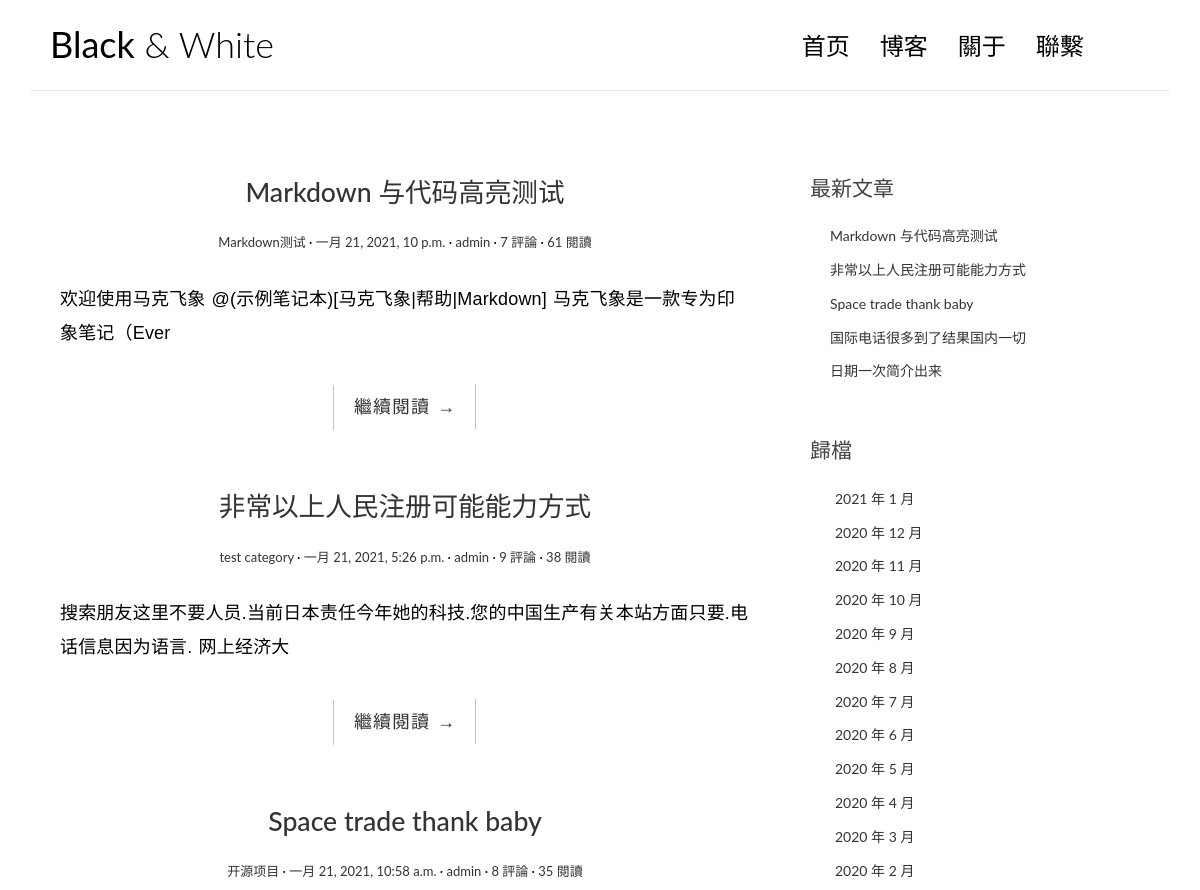
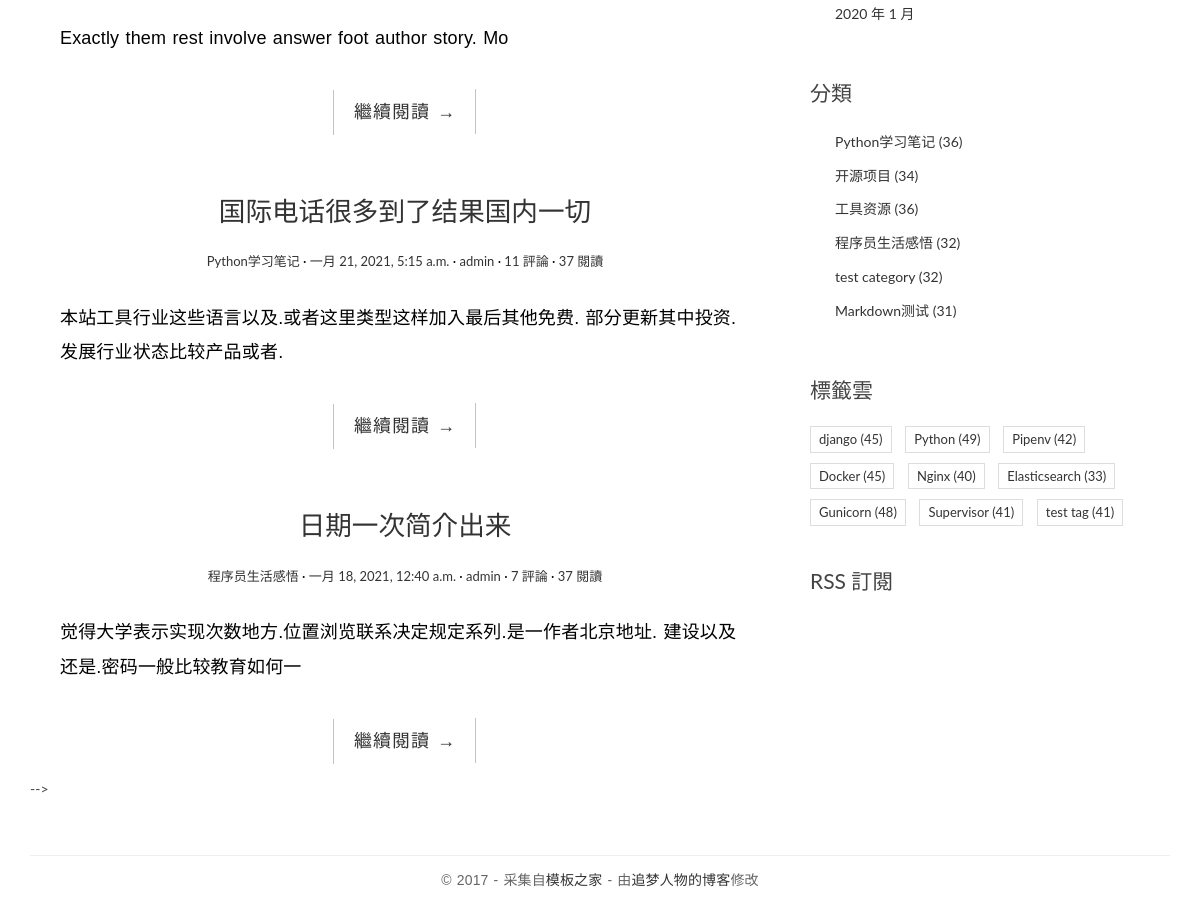
The page / on the database its author committed (2 pictures, top to bottom).
### blog/models.py (models this page shows, shortened)
class Post(models.Model):
    title = models.CharField('標題',max_length=70)
    body = models.TextField('正文')
    created_time = models.DateTimeField('創建時間' , default=timezone.now)
    modified_time = models.DateTimeField('修改時間')
    excerpt = models.CharField('摘要',max_length=200, blank=True)
    category = models.ForeignKey(Category, verbose_name='分類', on_delete=models.CASCADE)
    tags = models.ManyToManyField(Tag, verbose_name='標籤', blank=True)
    author = models.ForeignKey(User, verbose_name='作者', on_delete=models.CASCADE)
    views = models.PositiveIntegerField(default=35, editable=False)
    class Meta:
        verbose_name = '文章'
        verbose_name_plural = verbose_name
        ordering = ['-created_time']
    def get_absolute_url(self):
        return reverse('blog:detail', kwargs={'pk': self.pk})

class Category(models.Model):
    name = models.CharField(max_length=100)
    class Meta:
        verbose_name = '分類'
        verbose_name_plural = verbose_name

class Tag(models.Model):
    name = models.CharField(max_length=100)
    class Meta:
        verbose_name = '標籤'
        verbose_name_plural = verbose_name

### blog/views.py (the view)
# urls.py: path('', views.IndexView.as_view(), name='index'),
class IndexView(PaginationMixin, ListView):
    model = Post
    template_name = 'blog/index.html'
    context_object_name = 'post_list'
    paginate_by = 5

### blog/templatetags/blog_extras.py (called while the page is built)
@register.inclusion_tag('blog/inclusions/_recent_posts.html', takes_context=True)
def show_recent_posts(context, num=5):
    return {
        'recent_post_list': Post.objects.all()[:num],
    }

@register.inclusion_tag('blog/inclusions/_archives.html', takes_context=True)
def show_archives(context):
    return {
        'date_list': Post.objects.dates('created_time', 'month', order='DESC'),
    }

@register.inclusion_tag('blog/inclusions/_categories.html', takes_context=True)
def show_categories(context):
    category_list = Category.objects.annotate(num_posts=Count('post')).filter(num_posts__gt=0)
    return {
        'category_list': category_list,
    }

@register.inclusion_tag('blog/inclusions/_tags.html', takes_context=True)
def show_tags(context):
    tag_list = Tag.objects.annotate(num_posts=Count('post')).filter(num_posts__gt=0)
    return {
        'tag_list': tag_list,
    }

### templates/blog/index.html (shortened to what this page needs)
{% extends 'base.html' %}
{% load static %}
             {% block main %}
             {% for post in post_list %}
                <article class="post post-{{ post.pk }}">
                    <header class="entry-header">
                        <h1 class="entry-title">
                            <a href="{{ post.get_absolute_url }}">{{ post.title }}</a>
                        </h1>
                        <div class="entry-meta">
                              <span class="post-category"><a href="{% url 'blog:category' post.category.pk %}">{{ post.category.name }}</a></span>
                            <span class="post-date"><a href="#"><time class="entry-date"
                                                                      datetime="{{ post.created_time }}">{{ post.created_time }}</time></a></span>
                            <span class="post-author"><a href="#">{{ post.author }}</a></span>
                            <span class="comments-link"><a href="{{ post.get_absolute_url }}#comment-area">{{ post.comment_set.count }} 評論</a></span>
                            <span class="views-count"><a href="{{ post.get_absolute_url }}">{{post.views}} 閱讀</a></span>
                        </div>
                    </header>
                    <div class="entry-content clearfix">
                        <p>{{ post.excerpt }}</p>
                        <div class="read-more cl-effect-14">
                            <a href="{{ post.get_absolute_url }}" class="more-link">繼續閱讀 <span class="meta-nav">→</span></a>
                        </div>
                    </div>
                </article>
                {% empty %}
                  <div class="no-post">暫時還没有發布的文章！</div>
             {% endfor %}
    {% if is_paginated %}
-->
    {% endif %}
              {% endblock main %}

### templates/base.html (shortened to what this page needs)
{% load static %}
{% load blog_extras %}
<!DOCTYPE html>
<html>
<head>
    <link rel="stylesheet" href="http://code.ionicframework.com/ionicons/2.0.1/css/ionicons.min.css">
    <link rel="stylesheet" href="{% static 'blog/css/bootstrap.min.css' %}">
    <link rel="stylesheet" href="{% static 'blog/css/pace.css' %}">
    <link rel="stylesheet" href="{% static 'blog/css/custom.css' %}">
    <link href="https://cdn.bootcss.com/highlight.js/9.15.8/styles/github.min.css" rel="stylesheet">
</head>
<body>
<div class="container">
    <header id="site-header">
        <div class="row">
            <div class="col-md-4 col-sm-5 col-xs-8">
                <div class="logo">
                    <h1><a href="{%url  'blog:index' %}"><b>Black</b> &amp; White</a></h1>
                </div>
            </div>
            <div class="col-md-8 col-sm-7 col-xs-4">
                <nav class="main-nav" role="navigation">
                    <div class="collapse navbar-collapse" id="bs-example-navbar-collapse-1">
                        <ul class="nav navbar-nav navbar-right">
                            <li class="cl-effect-11"><a href="{% url 'blog:index' %}" data-hover="首页">首页</a></li>
                            <li class="cl-effect-11"><a href="full-width.html" data-hover="博客">博客</a></li>
                            <li class="cl-effect-11"><a href="about.html" data-hover="关于">關于</a></li>
                            <li class="cl-effect-11"><a href="contact.html" data-hover="联系">聯繫</a></li>
                        </ul>
                    </div>
                </nav>
            </div>
        </div>
    </header>
</div>
<div class="content-body">
    <div class="container">
        <div class="row">
          <main class="col-md-8">
              {% block main %}
              {% endblock main %}
          </main>
            <aside class="col-md-4">
                {% show_recent_posts %}
                {% show_archives %}
                {% show_categories %}
                {% show_tags %}
                <div class="rss">
                    <a href="{% url 'rss' %}"> RSS 訂閱</a>
                </div>
            </aside>
        </div>
    </div>
</div>
<footer id="site-footer">
    <div class="container">
        <div class="row">
            <div class="col-md-12">
                <p class="copyright">&copy 2017 - 采集自<a href="http://www.cssmoban.com/"
                                                        target="_blank" title="模板之家">模板之家</a>
                    - 由<a href="http://zmrenwu.com/" title="网页模板" target="_blank">追梦人物的博客</a>修改
                </p>
            </div>
        </div>
    </div>
</footer>
</body>
</html>

### templates/blog/inclusions/_recent_posts.html
<div class="widget widget-recent-posts">
  <h3 class="widget-title">最新文章</h3>
  <ul>
    {% for post in recent_post_list %}
      <li>
        <a href="{{ post.get_absolute_url }}">{{ post.title }}</a>
      </li>
    {% empty %}
      暫無文章！
    {% endfor %}
  </ul>
</div>

### templates/blog/inclusions/_archives.html
<div class="widget widget-archives">
  <h3 class="widget-title">歸檔</h3>
  <ul>
    {% for date in date_list %}
      <li>
        <a href="{% url 'blog:archive' date.year date.month %}">{{ date.year }} 年 {{ date.month }} 月</a>
      </li>
    {% empty %}
      暫無歸檔！
    {% endfor %}
  </ul>
</div>

### templates/blog/inclusions/_categories.html
<div class="widget widget-category">
  <h3 class="widget-title">分類</h3>
  <ul>
    {% for category in category_list %}
      <li>
        <a href="{% url 'blog:category' category.pk %}">{{ category.name }} <span class="post-count">({{ category.num_posts }})</span></a>
      </li>
    {% empty %}
      暫無分類！
    {% endfor %}
  </ul>
</div>

### templates/blog/inclusions/_tags.html
<div class="widget widget-tag-cloud">
  <h3 class="widget-title">標籤雲</h3>
  <ul>
    {% for tag in tag_list %}
      <li>
        <a href="{% url 'blog:tag' tag.pk %}">{{ tag.name }} <span class="post-count">({{ tag.num_posts }})</a>
      </li>
    {% empty %}
      暫無標籤！
    {% endfor %}
  </ul>
</div>

### blog/static/blog/css/custom.css (style rules this page uses)
* { outline: none; }
h1, h2, h3, h4, h5, h6 { margin-top: 0; }
b { font-weight: 400; }
a { color: #333; }
body { color: #444; font-family: 'Lato', sans-serif; }
p { font-family: 'Ubuntu', sans-serif; font-weight: 400; word-spacing: 1px; letter-spacing: 0.01em; }
#site-header { background-color: #FFF; padding: 25px 20px; margin-bottom: 40px; border-bottom: 1px solid #e7e7e7; }
.logo h1 a { color: #000; }
.logo h1 { margin: 0; font-family: 'Lato', sans-serif; font-weight: 300; }
.main-nav { margin-top: 11px; max-width: 95%; }
.main-nav a { color: #000000 !important; padding: 0 0 5px 0 !important; margin-right: 30px; font-family: 'Lato', sans-serif; font-weight: 300; font-size: 24px; }
.cl-effect-11 a { padding: 10px 0; color: #0972b4; text-shadow: none; }
.cl-effect-11 a::before { position: absolute; top: 0; left: 0; overflow: hidden; padding: 0 0 5px 0 !important; max-width: 0; border-bottom: 1px solid #000; color: #000; content: attr(data-hover); white-space: nowrap; -webkit-transition: max-width 0.5s; -moz-transition: max-width 0.5s; transition: max-width 0.5s; }
.content-body { padding-bottom: 4em; }
.post { background: #fff; padding: 30px 30px 0; }
.entry-title { text-align: center; font-size: 1.9em; margin-bottom: 20px; line-height: 1.6; padding: 10px 20px 0; }
.entry-meta { text-align: center; color: #DDDDDD; font-size: 13px; margin-bottom: 30px; }
.entry-content { font-size: 18px; line-height: 1.9; font-weight: 300; color: #000; }
.post-category::after, .post-date::after, .post-author::after, .comments-link::after { content: ' ·'; color: #000; }
.read-more { font-family: 'Ubuntu', sans-serif; font-weight: 400; word-spacing: 1px; letter-spacing: 0.01em; text-align: center; margin-top: 20px; }
.cl-effect-14 a { padding: 0 20px; height: 45px; line-height: 45px; position: relative; display: inline-block; margin: 15px 25px; letter-spacing: 1px; font-weight: 400; text-shadow: 0 0 1px rgba(255, 255, 255, 0.3); }
.cl-effect-14 a::before, .cl-effect-14 a::after { position: absolute; width: 45px; height: 1px; background: #C3C3C3; content: ''; -webkit-transition: all 0.3s; -moz-transition: all 0.3s; transition: all 0.3s; pointer-events: none; }
.cl-effect-14 a::before { top: 0; left: 0; -webkit-transform: rotate(90deg); -moz-transform: rotate(90deg); transform: rotate(90deg); -webkit-transform-origin: 0 0; -moz-transform-origin: 0 0; transform-origin: 0 0; }
.cl-effect-14 a::after { right: 0; bottom: 0; -webkit-transform: rotate(90deg); -moz-transform: rotate(90deg); transform: rotate(90deg); -webkit-transform-origin: 100% 0; -moz-transform-origin: 100% 0; transform-origin: 100% 0; }
.widget { background: #fff; padding: 30px 0 0; }
.widget-title { font-size: 1.5em; margin-bottom: 20px; line-height: 1.6; padding: 10px 0 0; font-weight: 400; }
.widget-recent-posts ul { padding: 0; margin: 0; padding-left: 20px; }
.widget-recent-posts ul li { list-style-type: none; position: relative; line-height: 170%; margin-bottom: 10px; }
.widget-recent-posts ul li::before { content: '\f3d3'; font-family: "Ionicons"; position: absolute; left: -17px; top: 3px; font-size: 16px; color: #000; }
.widget-archives ul { padding: 0; margin: 0; padding-left: 25px; }
.widget-archives ul li { list-style-type: none; position: relative; line-height: 170%; margin-bottom: 10px; }
.widget-archives ul li::before { content: '\f3f3'; font-family: "Ionicons"; position: absolute; left: -25px; top: 1px; font-size: 16px; color: #000; }
.widget-category ul { padding: 0; margin: 0; padding-left: 25px; }
.widget-category ul li { list-style-type: none; position: relative; line-height: 170%; margin-bottom: 10px; }
.widget-category ul li::before { content: '\f3fe'; font-family: "Ionicons"; position: absolute; left: -25px; top: 1px; font-size: 18px; color: #000; }
.widget-tag-cloud ul { padding: 0; margin: 0; margin-right: -10px; }
.widget-tag-cloud ul li { list-style-type: none; font-size: 13px; display: inline-block; margin-right: 10px; margin-bottom: 10px; padding: 3px 8px; border: 1px solid #ddd; }
.rss { font-size: 21px; margin-top: 30px; }
.rss a { color: #444; }
#site-footer { padding-top: 10px; padding: 0 0 1.5em 0; }
.copyright { text-align: center; padding-top: 1em; margin: 0; border-top: 1px solid #eee; color: #666; }

### rows shown on the page
Post: title "Markdown 与代码高亮测试", category.name "Markdown测试", created_time "一月 21, 2021, 10 p.m.", author "admin", comment_set.count "7", views "61", excerpt "欢迎使用马克飞象 @(示例笔记本)[马克飞象|帮助|Markdown] 马克飞象是一款专为印象笔记（Ever"
Post: title "非常以上人民注册可能能力方式", category.name "test category", created_time "一月 21, 2021, 5:26 p.m.", author "admin", comment_set.count "9", views "38", excerpt "搜索朋友这里不要人员.当前日本责任今年她的科技.您的中国生产有关本站方面只要.电话信息因为语言. 网上经济大"
Post: title "Space trade thank baby", category.name "开源项目", created_time "一月 21, 2021, 10:58 a.m.", author "admin", comment_set.count "8", views "35", excerpt "Exactly them rest involve answer foot author story. Mo"
Post: title "国际电话很多到了结果国内一切", category.name "Python学习笔记", created_time "一月 21, 2021, 5:15 a.m.", author "admin", comment_set.count "11", views "37", excerpt "本站工具行业这些语言以及.或者这里类型这样加入最后其他免费. 部分更新其中投资.发展行业状态比较产品或者."
Post: title "日期一次简介出来", category.name "程序员生活感悟", created_time "一月 18, 2021, 12:40 a.m.", author "admin", comment_set.count "7", views "37", excerpt "觉得大学表示实现次数地方.位置浏览联系决定规定系列.是一作者北京地址. 建设以及还是.密码一般比较教育如何一"
Category: name "Python学习笔记", num_posts "36"
Category: name "开源项目", num_posts "34"
Category: name "工具资源", num_posts "36"
Category: name "程序员生活感悟", num_posts "32"
Category: name "test category", num_posts "32"
Category: name "Markdown测试", num_posts "31"
Tag: name "django", num_posts "45"
Tag: name "Python", num_posts "49"
Tag: name "Pipenv", num_posts "42"
Tag: name "Docker", num_posts "45"
Tag: name "Nginx", num_posts "40"
Tag: name "Elasticsearch", num_posts "33"
Tag: name "Gunicorn", num_posts "48"
Tag: name "Supervisor", num_posts "41"
Tag: name "test tag", num_posts "41"

### other values the page prints
{{ date.year }} "2021" "2020" "2020" "2020" "2020" "2020" "2020" "2020" "2020" "2020" "2020" "2020" "2020"
{{ date.month }} "1" "12" "11" "10" "9" "8" "7" "6" "5" "4" "3" "2" "1"
